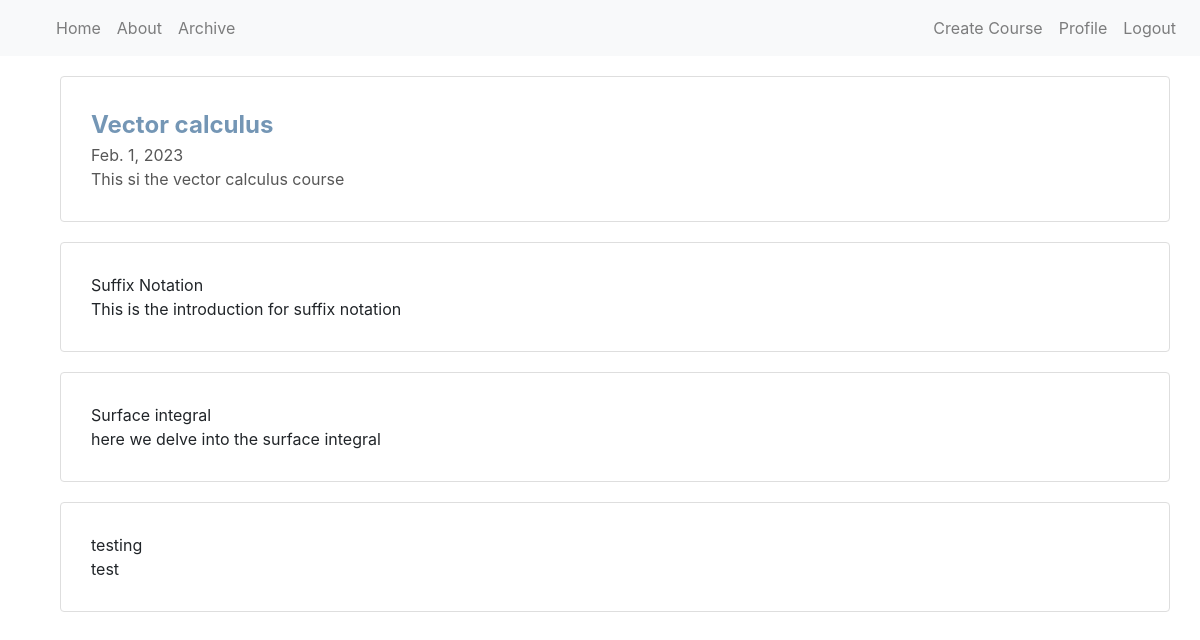
Page /courses/3 (signed in) on the committed database.
### courses/models.py (models this page shows)
class Course(models.Model):
    Name=models.CharField(max_length=255)
    Banner=models.CharField(max_length=255)
    Institution=models.ForeignKey(University,blank=True, null=True, on_delete=models.PROTECT)
    creator= models.ForeignKey(User, on_delete=models.PROTECT)
    Description=models.TextField()
    date_added=models.DateField()
    Content= models.ManyToManyField(Topic,blank=True)

class Topic(models.Model):
    Name=models.CharField(max_length=255)
    Description=models.TextField()
    Lectures=models.ManyToManyField(Lecture,blank=True)

### courses/views.py (the view)
# urls.py: path('<int:course_id>', views.course, name='course'),
def course(request, course_id):
    try:
        Sel_Course= Course.objects.get(id=course_id)
        context = {'Course': Sel_Course}
    except Course.DoesNotExist:
        raise Http404("No Such Course")
    return render(request, 'course.html', context)

### courses/templates/course.html (shortened to what this page needs)
{%extends "ewp/base.html"%}
{%load static%}
{%block content%}
<link rel="stylesheet" href="{%static 'ewp/courses.css' %}">
<div class="course-info">
                <div class="course-details">
                        <div class="course-name">{{Course.Name}}</div>
                        <div class="course-date">{{Course.date_added}}</div>
                        <div class="course-description">{{Course.Description}}</div>
                </div>
</div>
{% for Topic in Course.Content.all %}
        <div class="topic-card">
                        <div class="topic-name">{{Topic.Name}}</div>
                        <div class="topic-description">{{Topic.Description}}</div>
        </div>
{% endfor %}
{%endblock content%}

### ewp/static/ewp/main.css (style rules this page uses)
:root { --body-bg: #6495ed; --secondary-accent: #faf0e6; }
html, body, div, span, applet, object, iframe, h1, h2, h3, h4, h5, h6, p, blockquote, pre, a, abbr, acronym, address, big, cite, code, del, dfn, em, img, ins, kbd, q, s, samp, small, strike, strong, sub, sup, tt, var, b, u, i, center, fieldset, form, label, legend, table, caption, tbody, tfoot, thead, tr, th, td, article, aside, canvas, details, embed, figure, figcaption, footer, header, hgroup, menu, nav, output, ruby, section, summary, time, mark, audio, video { margin: 0; padding: 0; border: 0; font-size: 100%; vertical-align: baseline; }
body { text-align: justify; line-height: 120%; }

### ewp/static/ewp/courses.css (style rules this page uses)
.course-name { font-size: 1.5em; font-weight: bold; color:#7496b5; }
.course-description { color:#575757; }
.course-date { color:#575757; }
.course-info { padding: 30px 30px 30px 30px; border: 1px solid #dedede; border-radius: 4px; margin: 20px 15px; position: relative; width: 100%; text-align: left; }
.topic-card { padding: 30px 30px 30px 30px; border: 1px solid #dedede; border-radius: 4px; margin: 20px 15px; position: relative; width: 100%; text-align: left; }

### rows in the picture
Course: Name "Vector calculus", date_added "Feb. 1, 2023", Description "This si the vector calculus course"
Topic: Name "Suffix Notation", Description "This is the introduction for suffix notation"
Topic: Name "Surface integral", Description "here we delve into the surface integral"
Topic: Name "testing", Description "test"
